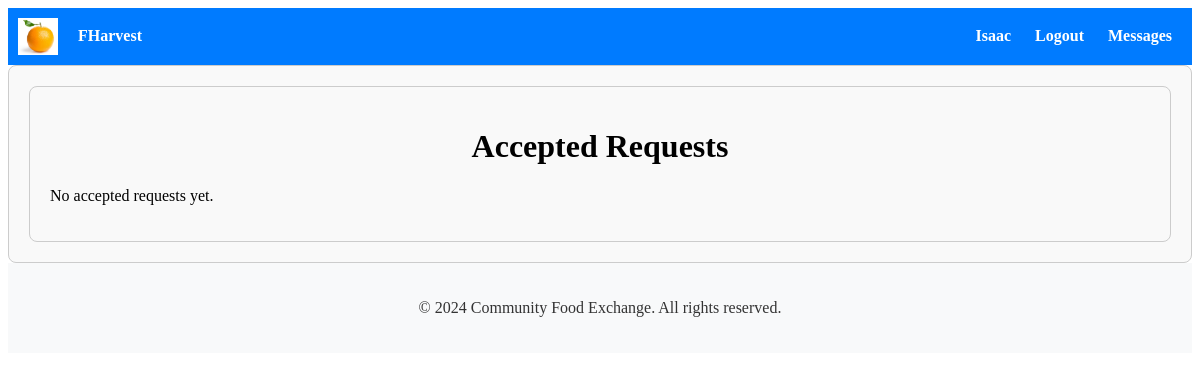
The page /exchange/accepted-requests/ (signed in) on the database as committed earlier.
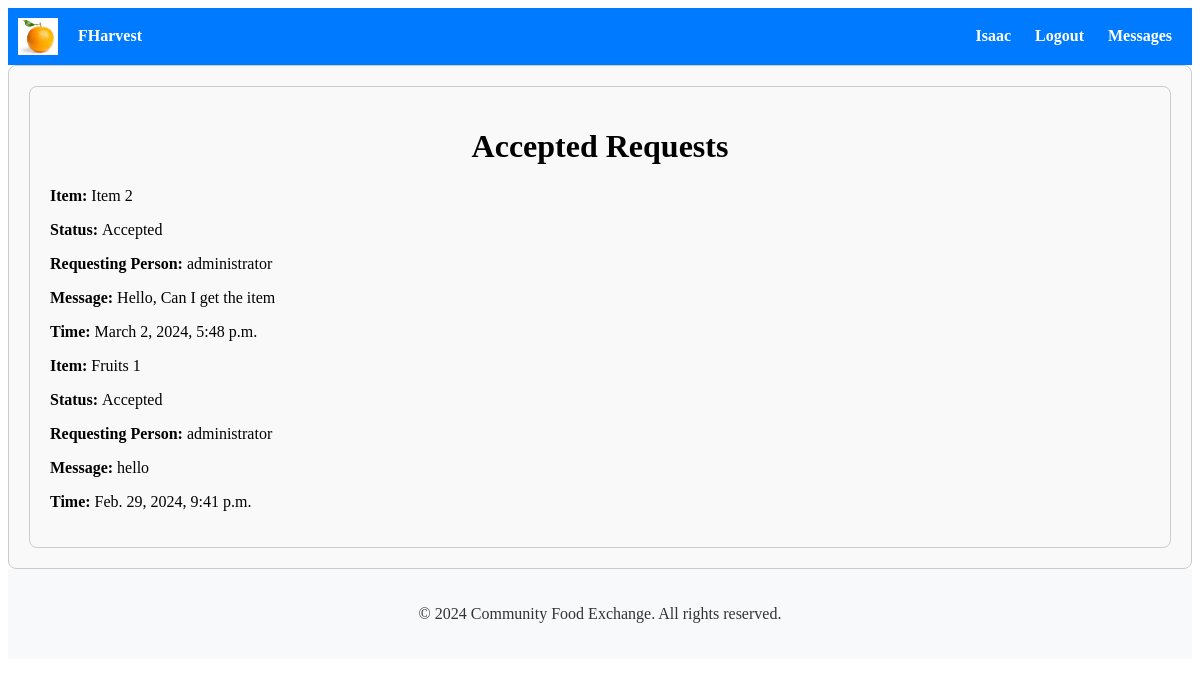
The same page on the database as committed later.
### exchange/models.py (models this page shows, shortened)
class ExchangeRequest(models.Model):
    STATUS_CHOICES = [
        ('pending', 'Pending'),
        ('accepted', 'Accepted'),
        ('rejected', 'Rejected'),
        ('cancelled', 'Cancelled'),
    ]
    sender = models.ForeignKey(User, on_delete=models.CASCADE, related_name='exchange_sent_requests')
    receiver = models.ForeignKey(User, on_delete=models.CASCADE, related_name='exchange_received_requests')
    listing = models.ForeignKey(Listing, on_delete=models.CASCADE)
    message = models.TextField()
    status = models.CharField(max_length=20, choices=STATUS_CHOICES, default='pending')
    reason_for_cancellation = models.TextField(blank=True, null=True)
    created_at = models.DateTimeField(auto_now_add=True)

### listings/models.py (models this page shows, shortened)
class Listing(models.Model):
    user = models.ForeignKey(User, on_delete=models.CASCADE)
    item_name = models.CharField(max_length=100)
    description = models.TextField()
    quantity = models.PositiveIntegerField()
    expiration_date = models.DateField()
    created_at = models.DateTimeField(auto_now_add=True)
    image = CloudinaryField('image')  # Removed upload_to argument

### exchange/views.py (the view)
# urls.py: path('accepted-requests/', accepted_requests, name='accepted_requests'),
@login_required
def accepted_requests(request):
    accepted_requests = ExchangeRequest.objects.filter(receiver=request.user, status='Accepted').order_by('-created_at')
    accepted_count = accepted_requests.count()
    return render(request, 'exchange/accepted_requests.html', {'accepted_requests': accepted_requests, 'accepted_count': accepted_count})

### exchange/templates/exchange/accepted_requests.html
{% extends 'accounts/base.html' %}
{% block content %}
<div class="container">
  <h1>Accepted Requests</h1>
  {% if accepted_requests %}
    <div class="exchange-requests">
      {% for request in accepted_requests %}
        <div class="exchange-request">
          <p><strong>Item: </strong>{{ request.listing.item_name }}</p>
          <p><strong>Status: </strong>{{ request.status }}</p>
          <p><strong>Requesting Person: </strong>{{ request.sender }}</p>
          <p><strong>Message: </strong>{{ request.message }}</p>
          <p><strong>Time: </strong>{{ request.created_at }}</p>
        </div>
        {% endfor %}
      </div>
    {% else %}
      <p>No accepted requests yet.</p>
    {% endif %}
</div>
{% endblock %}

### accounts/templates/accounts/base.html (shortened to what this page needs)
{% load static %}
<!DOCTYPE html>
<html lang="en">
<head>
    <link rel="stylesheet" type="text/css" href="{% static 'css/style.css' %}">
    <link href="https://cdn.jsdelivr.net/npm/bootstrap-icons@1.11.3/font/bootstrap-icons.css" rel="stylesheet">
    <link rel="stylesheet" href="{% static 'path/to/compiled/bootstrap-icons.css' %}">
</head>
<body>
    <nav>
        <div class="brand-name">
            <img src="{% static 'logo.png' %}" alt="Logo" class="logo">
            <a href="{% url 'home' %}" style="color: inherit; text-decoration: none;">
                FHarvest
            </a>
        </div>
        <div class="nav-links">
            {% if user.is_authenticated %}
            <a href="{% url 'profile_update' %}">
                <span class="username">{{ user.username }}</span>
            </a>
            <a href="{% url 'logout' %}">Logout</a>
            <a href="{% if latest_conversation_id %}{% url 'conversation_detail' latest_conversation_id %}{% else %}{% url 'conversation_list' %}{% endif %}">
                Messages {% if unread_messages_count %}<span class="badge">{{ unread_messages_count }}</span>{% endif %}
            </a>
            {% else %}
            <a href="{% url 'login' %}">Login</a>
            <a href="{% url 'signup' %}">Signup</a>
            {% endif %}
        </div>
    </nav>
    <div class="container">
        {% block content %}
        {% endblock %}
    </div>
    <footer>
        <p>© 2024 Community Food Exchange. All rights reserved.</p>
    </footer>
</body>
</html>

### accounts/static/css/style.css (style rules this page uses)
.container { max-width: 1200px; margin: 0 auto; padding: 20px; }
.brand-name { display: flex; align-items: center; }
.logo { width: 50px; margin-right: 10px; }
.container { max-width: 800px; margin: 0 auto; }
.container { max-width: 800px; margin: 20px auto; padding: 20px; border: 1px solid #ccc; border-radius: 8px; background-color: #f9f9f9; }
.container h1 { text-align: center; }

### accounts/templates/accounts/base.html (style rules this page uses)
nav { background-color: #007bff; color: #fff; padding: 10px; display: flex; justify-content: space-between; align-items: center; }
nav a { color: #fff; text-decoration: none; margin: 0 10px; font-weight: bold; }
.brand-name { cursor: pointer; display: flex; align-items: center; }
.logo { width: 40px; height: auto; margin-right: 10px; }
footer { background-color: #f8f9fa; color: #333; padding: 20px; text-align: center; }
.container { max-width: 100%; margin: 0 auto; padding: 20px; box-sizing: border-box; }

Rows that differ between the two databases and show on the page:
added ExchangeRequest: listing.item_name "Item 2", status "Accepted", sender "administrator", message "Hello, Can I get the item", created_at "March 2, 2024, 5:48 p.m."
now on this page (row edited): ExchangeRequest: listing.item_name "Fruits 1", status "Accepted", sender "administrator", message "hello", created_at "Feb. 29, 2024, 9:41 p.m."
Other text that changed with them:
text no longer shown: "No accepted requests yet."
